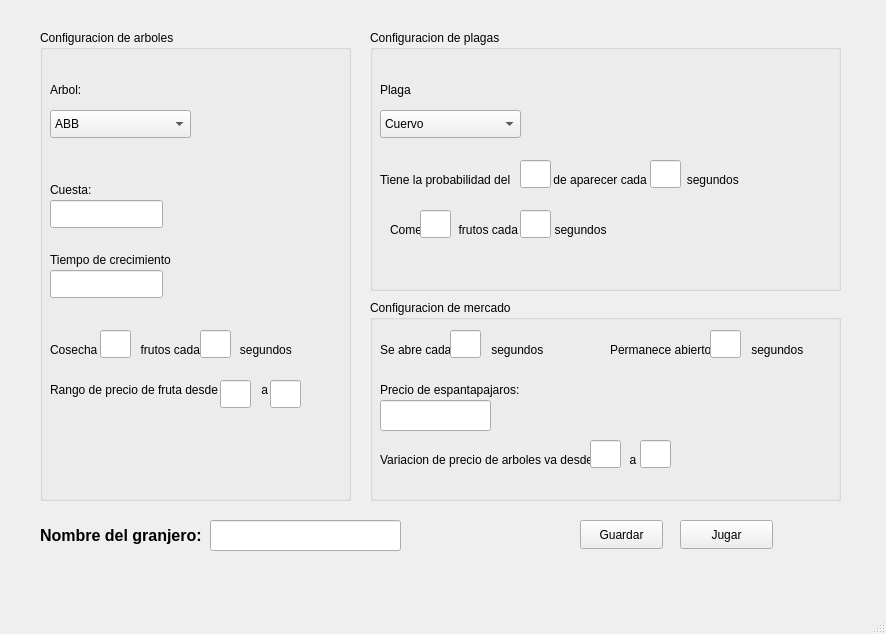
<?xml version="1.0" encoding="UTF-8"?>
<ui version="4.0">
 <class>MainWindow</class>
 <widget class="QMainWindow" name="MainWindow">
  <property name="geometry">
   <rect>
    <x>0</x>
    <y>0</y>
    <width>886</width>
    <height>634</height>
   </rect>
  </property>
  <property name="windowTitle">
   <string>MainWindow</string>
  </property>
  <widget class="QWidget" name="centralwidget">
   <widget class="QGroupBox" name="groupBox_config_arboles">
    <property name="geometry">
     <rect>
      <x>40</x>
      <y>30</y>
      <width>311</width>
      <height>471</height>
     </rect>
    </property>
    <property name="title">
     <string>Configuracion de arboles</string>
    </property>
    <widget class="QLabel" name="label_price">
     <property name="geometry">
      <rect>
       <x>10</x>
       <y>350</y>
       <width>351</width>
       <height>20</height>
      </rect>
     </property>
     <property name="text">
      <string>Rango de precio de fruta desde             a</string>
     </property>
    </widget>
    <widget class="QLabel" name="label_arbol">
     <property name="geometry">
      <rect>
       <x>10</x>
       <y>50</y>
       <width>63</width>
       <height>20</height>
      </rect>
     </property>
     <property name="text">
      <string>Arbol:</string>
     </property>
    </widget>
    <widget class="QLineEdit" name="lineEdit_t_crec">
     <property name="geometry">
      <rect>
       <x>10</x>
       <y>240</y>
       <width>113</width>
       <height>28</height>
      </rect>
     </property>
    </widget>
    <widget class="QLabel" name="label_cost">
     <property name="geometry">
      <rect>
       <x>10</x>
       <y>150</y>
       <width>63</width>
       <height>20</height>
      </rect>
     </property>
     <property name="text">
      <string>Cuesta:</string>
     </property>
    </widget>
    <widget class="QLabel" name="label_t_crec">
     <property name="geometry">
      <rect>
       <x>10</x>
       <y>220</y>
       <width>171</width>
       <height>20</height>
      </rect>
     </property>
     <property name="text">
      <string>Tiempo de crecimiento</string>
     </property>
    </widget>
    <widget class="QComboBox" name="comboBox_arboles">
     <property name="geometry">
      <rect>
       <x>10</x>
       <y>80</y>
       <width>141</width>
       <height>28</height>
      </rect>
     </property>
     <item>
      <property name="text">
       <string>ABB</string>
      </property>
     </item>
     <item>
      <property name="text">
       <string>AVL</string>
      </property>
     </item>
     <item>
      <property name="text">
       <string>RojiNegro</string>
      </property>
     </item>
     <item>
      <property name="text">
       <string>Heap</string>
      </property>
     </item>
    </widget>
    <widget class="QLineEdit" name="lineEdit_cosecha">
     <property name="geometry">
      <rect>
       <x>60</x>
       <y>300</y>
       <width>31</width>
       <height>28</height>
      </rect>
     </property>
     <property name="text">
      <string/>
     </property>
    </widget>
    <widget class="QLineEdit" name="lineEdit_price">
     <property name="geometry">
      <rect>
       <x>180</x>
       <y>350</y>
       <width>31</width>
       <height>28</height>
      </rect>
     </property>
    </widget>
    <widget class="QLineEdit" name="lineEdit_cost">
     <property name="geometry">
      <rect>
       <x>10</x>
       <y>170</y>
       <width>113</width>
       <height>28</height>
      </rect>
     </property>
    </widget>
    <widget class="QLabel" name="label_cosecha_x_t">
     <property name="geometry">
      <rect>
       <x>10</x>
       <y>310</y>
       <width>361</width>
       <height>20</height>
      </rect>
     </property>
     <property name="text">
      <string>Cosecha             frutos cada            segundos</string>
     </property>
    </widget>
    <widget class="QLineEdit" name="lineEdit_t_cosecha">
     <property name="geometry">
      <rect>
       <x>160</x>
       <y>300</y>
       <width>31</width>
       <height>28</height>
      </rect>
     </property>
     <property name="text">
      <string/>
     </property>
    </widget>
    <widget class="QLineEdit" name="lineEdit_price_2">
     <property name="geometry">
      <rect>
       <x>230</x>
       <y>350</y>
       <width>31</width>
       <height>28</height>
      </rect>
     </property>
    </widget>
   </widget>
   <widget class="QGroupBox" name="groupBox_config_plagas">
    <property name="geometry">
     <rect>
      <x>370</x>
      <y>30</y>
      <width>471</width>
      <height>261</height>
     </rect>
    </property>
    <property name="title">
     <string>Configuracion de plagas</string>
    </property>
    <widget class="QLabel" name="label_plaga">
     <property name="geometry">
      <rect>
       <x>10</x>
       <y>50</y>
       <width>63</width>
       <height>20</height>
      </rect>
     </property>
     <property name="text">
      <string>Plaga</string>
     </property>
    </widget>
    <widget class="QComboBox" name="comboBox_plagas">
     <property name="geometry">
      <rect>
       <x>10</x>
       <y>80</y>
       <width>141</width>
       <height>28</height>
      </rect>
     </property>
     <item>
      <property name="text">
       <string>Cuervo</string>
      </property>
     </item>
     <item>
      <property name="text">
       <string>Oveja</string>
      </property>
     </item>
     <item>
      <property name="text">
       <string>Termitas</string>
      </property>
     </item>
    </widget>
    <widget class="QLineEdit" name="lineEdit_prob">
     <property name="geometry">
      <rect>
       <x>150</x>
       <y>130</y>
       <width>31</width>
       <height>28</height>
      </rect>
     </property>
     <property name="text">
      <string/>
     </property>
    </widget>
    <widget class="QLabel" name="label_proba_comer">
     <property name="geometry">
      <rect>
       <x>10</x>
       <y>140</y>
       <width>461</width>
       <height>20</height>
      </rect>
     </property>
     <property name="text">
      <string>Tiene la probabilidad del             de aparecer cada            segundos</string>
     </property>
    </widget>
    <widget class="QLineEdit" name="lineEdit_prob_x_t">
     <property name="geometry">
      <rect>
       <x>280</x>
       <y>130</y>
       <width>31</width>
       <height>28</height>
      </rect>
     </property>
     <property name="text">
      <string/>
     </property>
    </widget>
    <widget class="QLabel" name="label_come_x_t">
     <property name="geometry">
      <rect>
       <x>20</x>
       <y>190</y>
       <width>321</width>
       <height>20</height>
      </rect>
     </property>
     <property name="text">
      <string>Come           frutos cada           segundos</string>
     </property>
    </widget>
    <widget class="QLineEdit" name="lineEdit_come">
     <property name="geometry">
      <rect>
       <x>50</x>
       <y>180</y>
       <width>31</width>
       <height>28</height>
      </rect>
     </property>
     <property name="text">
      <string/>
     </property>
    </widget>
    <widget class="QLineEdit" name="lineEdit_t_come">
     <property name="geometry">
      <rect>
       <x>150</x>
       <y>180</y>
       <width>31</width>
       <height>28</height>
      </rect>
     </property>
     <property name="text">
      <string/>
     </property>
    </widget>
   </widget>
   <widget class="QPushButton" name="pButton">
    <property name="geometry">
     <rect>
      <x>680</x>
      <y>520</y>
      <width>93</width>
      <height>29</height>
     </rect>
    </property>
    <property name="text">
     <string>Jugar</string>
    </property>
   </widget>
   <widget class="QPushButton" name="pushButton_guardar">
    <property name="geometry">
     <rect>
      <x>580</x>
      <y>520</y>
      <width>83</width>
      <height>29</height>
     </rect>
    </property>
    <property name="text">
     <string>Guardar</string>
    </property>
   </widget>
   <widget class="QGroupBox" name="groupBox_config_mercado">
    <property name="geometry">
     <rect>
      <x>370</x>
      <y>300</y>
      <width>471</width>
      <height>201</height>
     </rect>
    </property>
    <property name="title">
     <string>Configuracion de mercado</string>
    </property>
    <widget class="QLabel" name="label">
     <property name="geometry">
      <rect>
       <x>10</x>
       <y>40</y>
       <width>211</width>
       <height>20</height>
      </rect>
     </property>
     <property name="text">
      <string>Se abre cada            segundos</string>
     </property>
    </widget>
    <widget class="QLineEdit" name="lineEdit_t_en_abrir">
     <property name="geometry">
      <rect>
       <x>80</x>
       <y>30</y>
       <width>31</width>
       <height>28</height>
      </rect>
     </property>
     <property name="text">
      <string/>
     </property>
    </widget>
    <widget class="QLabel" name="label_2">
     <property name="geometry">
      <rect>
       <x>10</x>
       <y>80</y>
       <width>211</width>
       <height>20</height>
      </rect>
     </property>
     <property name="text">
      <string>Precio de espantapajaros:</string>
     </property>
    </widget>
    <widget class="QLineEdit" name="lineEdit_precio_espantapajaros">
     <property name="geometry">
      <rect>
       <x>10</x>
       <y>100</y>
       <width>111</width>
       <height>31</height>
      </rect>
     </property>
     <property name="text">
      <string/>
     </property>
    </widget>
    <widget class="QLabel" name="label_3">
     <property name="geometry">
      <rect>
       <x>240</x>
       <y>40</y>
       <width>211</width>
       <height>20</height>
      </rect>
     </property>
     <property name="text">
      <string>Permanece abierto            segundos</string>
     </property>
    </widget>
    <widget class="QLineEdit" name="lineEdit_t_abierto">
     <property name="geometry">
      <rect>
       <x>340</x>
       <y>30</y>
       <width>31</width>
       <height>28</height>
      </rect>
     </property>
     <property name="text">
      <string/>
     </property>
    </widget>
    <widget class="QLineEdit" name="lineEdit_price_4">
     <property name="geometry">
      <rect>
       <x>270</x>
       <y>140</y>
       <width>31</width>
       <height>28</height>
      </rect>
     </property>
    </widget>
    <widget class="QLabel" name="label_price_2">
     <property name="geometry">
      <rect>
       <x>10</x>
       <y>150</y>
       <width>351</width>
       <height>20</height>
      </rect>
     </property>
     <property name="text">
      <string>Variacion de precio de arboles va desde           a</string>
     </property>
    </widget>
    <widget class="QLineEdit" name="lineEdit_price_3">
     <property name="geometry">
      <rect>
       <x>220</x>
       <y>140</y>
       <width>31</width>
       <height>28</height>
      </rect>
     </property>
    </widget>
   </widget>
   <widget class="QLineEdit" name="nombreEdit">
    <property name="geometry">
     <rect>
      <x>210</x>
      <y>520</y>
      <width>191</width>
      <height>31</height>
     </rect>
    </property>
   </widget>
   <widget class="QLabel" name="label_4">
    <property name="geometry">
     <rect>
      <x>40</x>
      <y>520</y>
      <width>161</width>
      <height>31</height>
     </rect>
    </property>
    <property name="font">
     <font>
      <family>Arial</family>
      <pointsize>12</pointsize>
      <bold>true</bold>
     </font>
    </property>
    <property name="text">
     <string>Nombre del granjero:</string>
    </property>
   </widget>
  </widget>
  <widget class="QMenuBar" name="menubar">
   <property name="geometry">
    <rect>
     <x>0</x>
     <y>0</y>
     <width>886</width>
     <height>22</height>
    </rect>
   </property>
  </widget>
  <widget class="QStatusBar" name="statusbar"/>
 </widget>
 <resources/>
 <connections/>
</ui>
